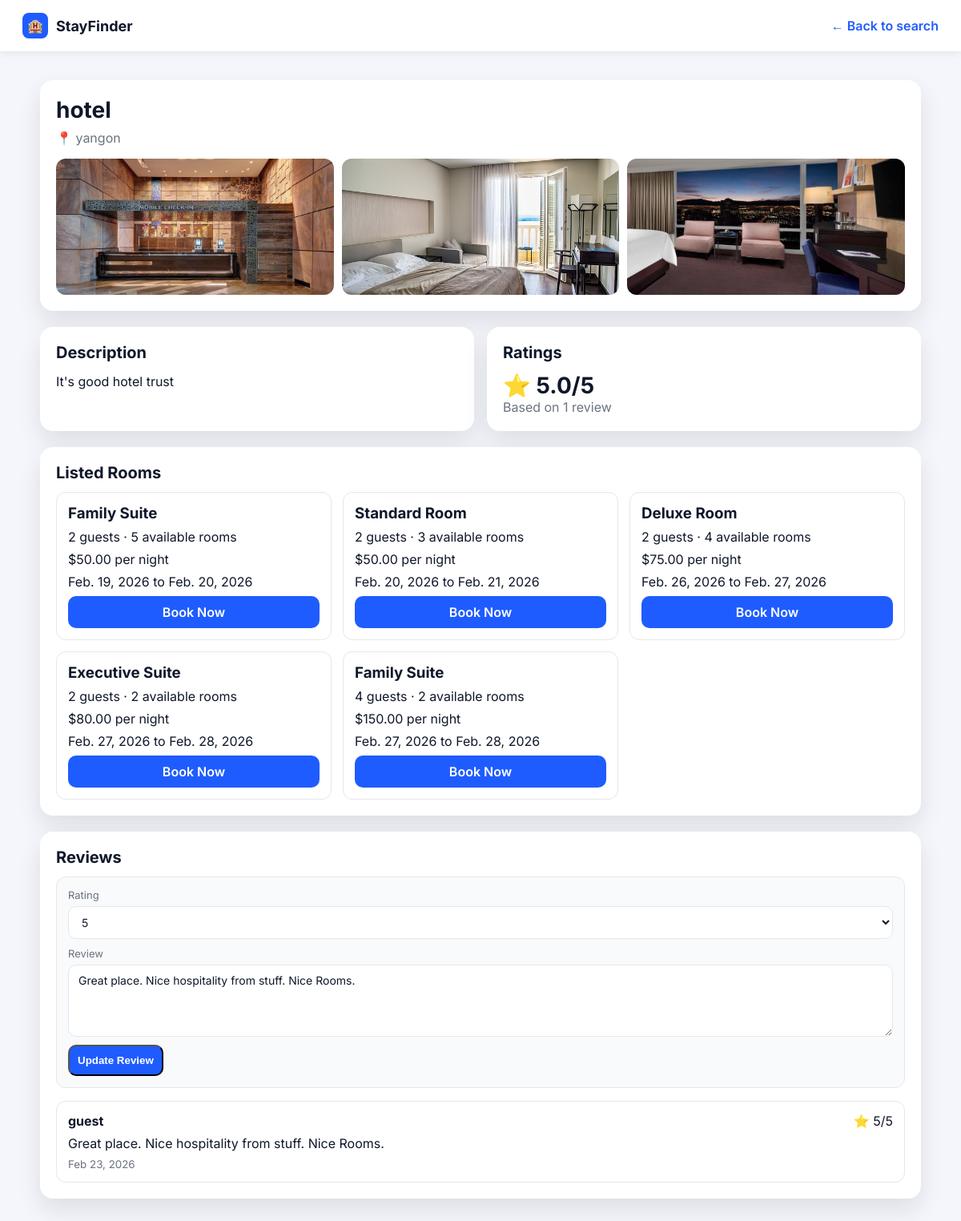
The page /accounts/hotels/21/ (signed in) on the database its author committed.
### accounts/models.py (models this page shows, shortened)
class Profile(models.Model):
    class AccountType(models.TextChoices):
        GUEST = "guest", "Guest"
        HOTEL = "hotel", "Hotel"
        ADMIN = "admin", "Admin"
    class HotelVerificationStatus(models.TextChoices):
        PENDING = "pending", "Pending Review"
        APPROVED = "approved", "Approved"
        REJECTED = "rejected", "Rejected"
    user = models.OneToOneField(
        settings.AUTH_USER_MODEL, on_delete=models.CASCADE, related_name="profile"
    )
    full_name = models.CharField(max_length=150)
    account_type = models.CharField(
        max_length=20, choices=AccountType.choices, default=AccountType.GUEST
    )
    hotel_verification_status = models.CharField(
        max_length=20,
        choices=HotelVerificationStatus.choices,
        default=HotelVerificationStatus.APPROVED,
    )
    phone_number = models.CharField(max_length=30, blank=True, default="")
    location = models.CharField(max_length=200, blank=True, default="")
    description = models.TextField(blank=True, default="")
    profile_image_url = models.URLField(blank=True, default="")
    profile_image = models.ImageField(
        upload_to="profiles/",
        blank=True,
        null=True,
    )
    hotel_license_image = models.ImageField(
        upload_to="hotel_licenses/",
        blank=True,
        null=True,
    )
    created_at = models.DateTimeField(auto_now_add=True)

class ProfileFacilityImage(models.Model):
    profile = models.ForeignKey(
        Profile,
        on_delete=models.CASCADE,
        related_name="facility_images",
    )
    image = models.ImageField(upload_to="facilities/")
    sort_order = models.PositiveIntegerField(default=0)
    uploaded_at = models.DateTimeField(auto_now_add=True)
    class Meta:
        ordering = ("sort_order", "-uploaded_at")

### rooms/models.py (models this page shows, shortened)
class Room(models.Model):
	hotel = models.ForeignKey(Profile, on_delete=models.CASCADE, related_name="rooms")
	room_type = models.ForeignKey(RoomType, on_delete=models.PROTECT)
	capacity = models.PositiveIntegerField()
	rate_per_night = models.DecimalField(max_digits=8, decimal_places=2)
	available_rooms = models.PositiveIntegerField()
	checkin_date = models.DateField()
	checkout_date = models.DateField()
	created_at = models.DateTimeField(auto_now_add=True)

class RoomType(models.Model):
	name = models.CharField(max_length=100, unique=True)

### bookings/models.py (models this page shows, shortened)
class BookingReview(models.Model):
	class Rating(models.IntegerChoices):
		ONE = 1, "1"
		TWO = 2, "2"
		THREE = 3, "3"
		FOUR = 4, "4"
		FIVE = 5, "5"
	booking = models.OneToOneField(
		Booking,
		on_delete=models.CASCADE,
		related_name="review",
	)
	rating = models.PositiveSmallIntegerField(choices=Rating.choices)
	comment = models.TextField()
	created_at = models.DateTimeField(auto_now_add=True)
	updated_at = models.DateTimeField(auto_now=True)
	class Meta:
		ordering = ("-created_at",)

class Booking(models.Model):
	PENDING_PAYMENT_EXPIRY_HOURS = 12
	class PaymentOption(models.TextChoices):
		PAY_NOW = "pay_now", "Pay now"
		PAY_LATER = "pay_later", "Pay later"
	class Status(models.TextChoices):
		PENDING = "pending", "Pending"
		CONFIRMED = "confirmed", "Confirmed"
		COMPLETED = "completed", "Completed"
		CANCELED = "canceled", "Canceled"
		EXPIRED = "expired", "Expired"
	guest = models.ForeignKey(Profile, on_delete=models.CASCADE, related_name="bookings")
	room = models.ForeignKey(Room, on_delete=models.PROTECT, related_name="bookings")
	guest_name = models.CharField(max_length=150)
	guest_email = models.EmailField()
	guest_phone = models.CharField(max_length=30, blank=True, default="")
	rooms_count = models.PositiveIntegerField(default=1)
	payment_option = models.CharField(
		max_length=20,
		choices=PaymentOption.choices,
		default=PaymentOption.PAY_LATER,
	)
	status = models.CharField(
		max_length=20,
		choices=Status.choices,
		default=Status.PENDING,
	)
	created_at = models.DateTimeField(auto_now_add=True)
	STATUS_NOTIFICATION_MESSAGES = {
		Status.PENDING: "Booking is pending payment.",
		Status.CONFIRMED: "Booking is confirmed.",
		Status.COMPLETED: "Booking is completed.",
		Status.CANCELED: "Booking is canceled.",
		Status.EXPIRED: "Booking expired due to unpaid balance.",
	}

### accounts/views.py (the view, shortened to what this page needs)
# urls.py: path("hotels/<int:hotel_id>/", views.guest_hotel_profile_view, name="guest_hotel_profile"),
@login_required
def guest_hotel_profile_view(request, hotel_id: int):
    profile, _ = get_or_create_profile(request.user)
    if profile.account_type != Profile.AccountType.GUEST:
        return redirect("hotel_home")
    hotel = Profile.objects.filter(
        id=hotel_id,
        account_type=Profile.AccountType.HOTEL,
    ).first()
    if hotel is None:
        return redirect("home")
    listed_rooms = (
        Room.objects.filter(hotel=hotel, available_rooms__gt=0)
        .select_related("room_type")
        .order_by("rate_per_night", "room_type__name")
    )
    eligible_booking = (
        Booking.objects.filter(
            guest=profile,
            room__hotel=hotel,
            status__in=[Booking.Status.CONFIRMED, Booking.Status.COMPLETED],
        )
        .select_related("room")
        .order_by("-created_at")
        .first()
    )
    existing_review = (
        BookingReview.objects.filter(
            booking__guest=profile,
            booking__room__hotel=hotel,
        )
        .select_related("booking")
        .first()
    )
    can_submit_review = eligible_booking is not None
    review_form = BookingReviewForm(
        request.POST or None,
        prefix=f"hotel-review-{hotel.id}",
        instance=existing_review,
    )
    review_error = ""
    reviews = (
        BookingReview.objects.select_related("booking", "booking__guest")
        .filter(
            booking__room__hotel=hotel,
            booking__status__in=[Booking.Status.CONFIRMED, Booking.Status.COMPLETED],
        )
        .order_by("-created_at")
    )
    review_stats = reviews.aggregate(avg_rating=Avg("rating"), review_count=Count("id"))
    avg_rating = review_stats["avg_rating"]
    return render(
        request,
        "accounts/hotel_public_profile.html",
        {
            "profile": profile,
            "hotel": hotel,
            "facility_images": hotel.facility_images.all(),
            "listed_rooms": listed_rooms,
            "reviews": reviews,
            "avg_rating": round(float(avg_rating), 1) if avg_rating is not None else None,
            "review_count": int(review_stats["review_count"] or 0),
            "review_form": review_form,
            "can_submit_review": can_submit_review,
            "existing_review": existing_review,
            "review_error": review_error,
        },
    )

### bookings/forms.py (shortened to what this page needs)
class BookingReviewForm(forms.ModelForm):
    class Meta:
        model = BookingReview
        fields = ["rating", "comment"]
        widgets = {
            "rating": forms.Select(),
            "comment": forms.Textarea(attrs={"rows": 3, "placeholder": "Share your experience..."}),
        }

### accounts/views.py (called while the page is built)
def get_or_create_profile(user):
    return Profile.objects.get_or_create(
        user=user,
        defaults={
            "full_name": user.get_full_name() or user.username,
            "account_type": Profile.AccountType.GUEST,
        },
    )

### accounts/templates/accounts/hotel_public_profile.html (shortened to what this page needs)
{% load static %}
<!DOCTYPE html>
<html lang="en">
  <head>
    <link rel="stylesheet" href="{% static 'accounts/css/guest_hotel_profile.css' %}?v=20260223a" />
  </head>
  <body>
    <header class="topbar">
      <div class="brand">
        <span class="brand__icon">🏨</span>
        <span class="brand__name">StayFinder</span>
      </div>
      <a class="back-link" href="{% url 'home' %}">← Back to search</a>
    </header>
    <main class="page">
      <section class="hero-card">
        <div class="hero-card__header">
          <h1>{{ hotel.full_name }}</h1>
          <p>📍 {{ hotel.location|default:"Location unavailable" }}</p>
        </div>
        {% if facility_images %}
          <div class="facility-grid">
            {% for image in facility_images %}
              <img src="{{ image.image.url }}" alt="{{ hotel.full_name }} facility image {{ forloop.counter }}" />
            {% endfor %}
          </div>
        {% endif %}
      </section>
      <section class="details-grid">
        <article class="card">
          <h2>Description</h2>
          <p class="description">{{ hotel.description|default:"No description provided yet." }}</p>
        </article>
        <article class="card">
          <h2>Ratings</h2>
          {% if avg_rating %}
            <p class="rating">⭐ {{ avg_rating }}/5</p>
            <p class="muted">Based on {{ review_count }} review{{ review_count|pluralize }}</p>
          {% else %}
            <p class="muted">No ratings yet.</p>
          {% endif %}
        </article>
      </section>
      <section class="card">
        <h2>Listed Rooms</h2>
        <div class="rooms-grid">
          {% for room in listed_rooms %}
            <article class="room-item">
              <h3>{{ room.room_type.name }}</h3>
              <p>{{ room.capacity }} guests · {{ room.available_rooms }} available room{{ room.available_rooms|pluralize }}</p>
              <p>${{ room.rate_per_night }} per night</p>
              <p>{{ room.checkin_date }} to {{ room.checkout_date }}</p>
              <a class="book-button" href="{% url 'booking_checkout' room.id %}">Book Now</a>
            </article>
          {% empty %}
            <p class="muted">No available rooms listed right now.</p>
          {% endfor %}
        </div>
      </section>
      <section class="card">
        <h2>Reviews</h2>
        <div class="review-form-wrap">
          {% if can_submit_review %}
            <form method="post" action="{% url 'guest_hotel_profile' hotel.id %}">
              <div class="review-field">
                <label for="{{ review_form.rating.id_for_label }}">Rating</label>
                {{ review_form.rating }}
              </div>
              <div class="review-field">
                <label for="{{ review_form.comment.id_for_label }}">Review</label>
                {{ review_form.comment }}
              </div>
              <button class="book-button" type="submit">
                {% if existing_review %}Update Review{% else %}Submit Review{% endif %}
              </button>
            </form>
          {% else %}
            <p class="muted">Leave a review after you have a confirmed or completed booking.</p>
          {% endif %}
        </div>
        <div class="reviews-list">
          {% for review in reviews %}
            <article class="review-item">
              <div class="review-item__top">
                <strong>{{ review.booking.guest.full_name }}</strong>
                <span>⭐ {{ review.rating }}/5</span>
              </div>
              <p>{{ review.comment }}</p>
              <small>{{ review.created_at|date:"M d, Y" }}</small>
            </article>
          {% empty %}
            <p class="muted">No reviews yet.</p>
          {% endfor %}
        </div>
      </section>
    </main>
  </body>
</html>

### accounts/static/accounts/css/guest_hotel_profile.css (style rules this page uses)
:root { --bg: #f4f6fb; --panel: #ffffff; --text: #0f172a; --muted: #6b7280; --accent: #1f5cff; --border: #e5e7eb; --shadow: 0 14px 30px rgba(15, 23, 42, 0.1); }
* { box-sizing: border-box; }
body { margin: 0; font-family: "Inter", sans-serif; background: var(--bg); color: var(--text); padding-top: 76px; }
.topbar { display: flex; align-items: center; justify-content: space-between; padding: 16px 28px; background: var(--panel); box-shadow: 0 2px 10px rgba(15, 23, 42, 0.08); position: fixed; top: 0; left: 0; width: 100%; z-index: 30; }
.brand { display: flex; align-items: center; gap: 10px; font-weight: 700; font-size: 18px; }
.brand__icon { display: grid; place-items: center; width: 32px; height: 32px; background: var(--accent); border-radius: 8px; color: #ffffff; font-size: 16px; }
.back-link { color: var(--accent); text-decoration: none; font-weight: 600; }
.page { width: min(1100px, calc(100% - 32px)); margin: 24px auto 40px; display: grid; gap: 20px; }
.hero-card, .card { background: var(--panel); border-radius: 16px; box-shadow: var(--shadow); padding: 20px; }
.hero-card__header h1 { margin: 0; font-size: 28px; }
.hero-card__header p { margin: 8px 0 0; color: var(--muted); }
.facility-grid { margin-top: 16px; display: grid; grid-template-columns: repeat(3, minmax(0, 1fr)); gap: 10px; }
.facility-grid img { width: 100%; height: 170px; border-radius: 12px; object-fit: cover; }
.details-grid { display: grid; grid-template-columns: repeat(2, minmax(0, 1fr)); gap: 16px; }
.card h2 { margin: 0 0 12px; font-size: 20px; }
.description { margin: 0; line-height: 1.6; white-space: pre-wrap; }
.rating { margin: 0; font-size: 28px; font-weight: 700; }
.muted { margin: 0; color: var(--muted); }
.rooms-grid { display: grid; grid-template-columns: repeat(3, minmax(0, 1fr)); gap: 14px; }
.room-item { border: 1px solid var(--border); border-radius: 12px; padding: 14px; display: grid; gap: 8px; }
.room-item h3, .room-item p { margin: 0; }
.book-button { display: inline-block; text-align: center; text-decoration: none; border-radius: 10px; padding: 10px; background: var(--accent); color: #ffffff; font-weight: 600; }
.reviews-list { display: grid; gap: 12px; }
.review-form-wrap { margin-bottom: 16px; padding: 14px; border: 1px solid var(--border); border-radius: 12px; background: #f8fafc; }
.review-field { display: grid; gap: 6px; margin-bottom: 10px; }
.review-field label { font-size: 13px; color: var(--muted); }
.review-field select, .review-field textarea { width: 100%; border-radius: 10px; border: 1px solid var(--border); padding: 10px 12px; font-size: 14px; font-family: inherit; color: var(--text); background: #ffffff; }
.review-field textarea { min-height: 90px; resize: vertical; }
.review-item { border: 1px solid var(--border); border-radius: 12px; padding: 14px; display: grid; gap: 8px; }
.review-item__top { display: flex; align-items: center; justify-content: space-between; gap: 12px; }
.review-item p, .review-item small { margin: 0; }
.review-item small { color: var(--muted); }

### rows shown on the page
Profile: full_name "hotel", location "yangon", description "It's good hotel trust"
ProfileFacilityImage: image (picture)
ProfileFacilityImage: image (picture)
ProfileFacilityImage: image (picture)
Room: room_type.name "Family Suite", capacity "2", available_rooms "5", rate_per_night "50.00", checkin_date "Feb. 19, 2026", checkout_date "Feb. 20, 2026"
Room: room_type.name "Standard Room", capacity "2", available_rooms "3", rate_per_night "50.00", checkin_date "Feb. 20, 2026", checkout_date "Feb. 21, 2026"
Room: room_type.name "Deluxe Room", capacity "2", available_rooms "4", rate_per_night "75.00", checkin_date "Feb. 26, 2026", checkout_date "Feb. 27, 2026"
Room: room_type.name "Executive Suite", capacity "2", available_rooms "2", rate_per_night "80.00", checkin_date "Feb. 27, 2026", checkout_date "Feb. 28, 2026"
Room: room_type.name "Family Suite", capacity "4", available_rooms "2", rate_per_night "150.00", checkin_date "Feb. 27, 2026", checkout_date "Feb. 28, 2026"
BookingReview: booking.guest.full_name "guest", rating "5", comment "Great place. Nice hospitality from stuff. Nice Rooms.", created_at "Feb 23, 2026"

### other values the page prints
{{ avg_rating }} "5.0"
{{ review_count }} "1"
